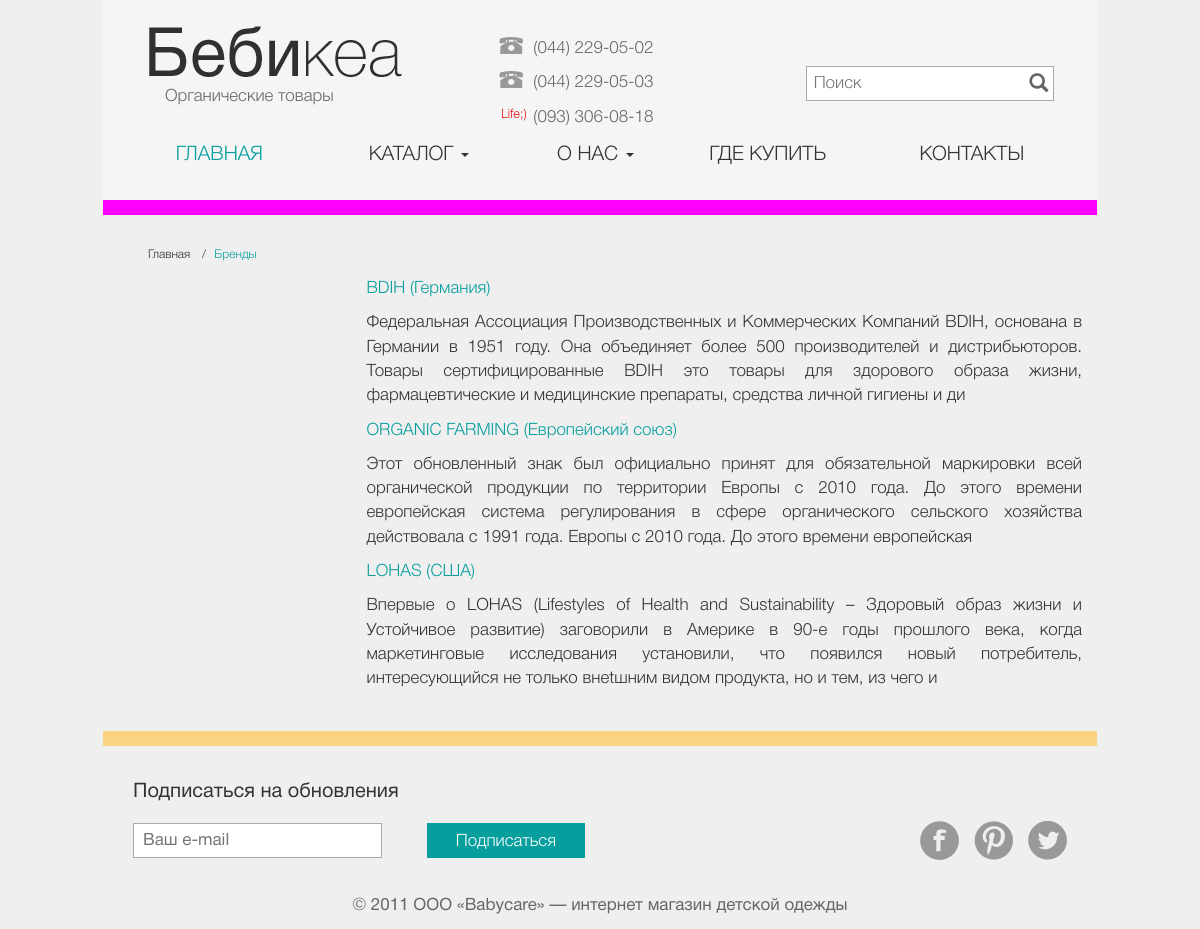
/brands/, run on the app's committed database.
### care/models.py (models this page shows, shortened)
class Brand(models.Model):
    title = models.CharField(max_length=100)
    text = models.CharField(max_length=300)
    image = models.FileField(null=True, blank=True)
    date = models.DateTimeField('date published')
    page = models.ForeignKey(Pages, null=True, blank=True)

### care/views.py (the view)
# urls.py: url(r'^brands/$', views.BrandsView.as_view(), name='brands'),
class BrandsView(generic.ListView):
    template_name = 'care/brands.html'
    context_object_name = 'article_list'
    def get_queryset(self):
        return Brand.objects.order_by('date')[:100]

### care/templates/care/brands.html (shortened to what this page needs)
{% extends 'care/index.html' %}
{% block content %}
    <ol class="breadcrumb">
            <li><a href="index.html">Главная</a></li>
            <li class="active">Бренды</li>
        </ol>
        {% for article in article_list %}
            <div class="row">
                <div class="col-md-3">
                </div>
                <div class="col-md-9">
                    <div>
                        <p class="title">{{ article.title }}</p>
                        <p>{{ article.text }}</p>
                    </div>
                </div>
            </div>
        {% endfor %}
{% endblock %}

### care/static/care/css/styles.css (style rules this page uses)
body { font-size: 24px; font-family: 'HelveticaNeueCyr-Roman', sans-serif; color: #666; height: 195px; width: 100%; max-width: 1024px; background: #efefef; background-size: contain; }
.breadcrumb { margin-bottom: 0 !important; padding-top: 20px; padding-left: 30px; background-color: inherit; }
.breadcrumb > li + li:before { font-size: 12px; padding: 0 5px; color: #333; content: "/\00a0"; }
.breadcrumb > li.active { font-family: 'HelveticaNeueCyr-Light', sans-serif; font-size: 12px; color: #079e9e; }
.breadcrumb > li > a { font-family: 'HelveticaNeueCyr-Light', sans-serif; font-size: 12px; color: #333; }
section > div.row:last-child { padding-bottom: 30px; }
section > div.row p { font-family: 'HelveticaNeueCyr-Light', sans-serif; font-size: 17px; color: #333; text-align: justify; }
section > div.row p.title { font-family: 'HelveticaNeueCyr-Light', sans-serif; font-size: 17px; color: #079e9e; text-decoration: none; cursor: default; }

### data on the page
Brand: title "BDIH (Германия)", text "Федеральная Ассоциация Производственных и Коммерческих Компаний BDIH, основана в Германии в 1951 году. Она объединяет более 500 производителей и дистрибьюторов. Товары сертифицированные BDIH это товары для здорового образа жизни, фармацевтические и медицинские препараты, средства личной гигиены и ди"
Brand: title "ORGANIC FARMING (Европейский союз)", text "Этот обновленный знак был официально принят для обязательной маркировки всей органической продукции по территории Европы с 2010 года. До этого времени европейская система регулирования в сфере органического сельского хозяйства действовала с 1991 года. Европы с 2010 года. До этого времени европейская"
Brand: title "LOHAS (США)", text "Впервые о LOHAS (Lifestyles of Health and Sustainability – Здоровый образ жизни и Устойчивое развитие) заговорили в Америке в 90-е годы прошлого века, когда маркетинговые исследования установили, что появился новый потребитель, интересующийся не только внеtшним видом продукта, но и тем, из чего и"
